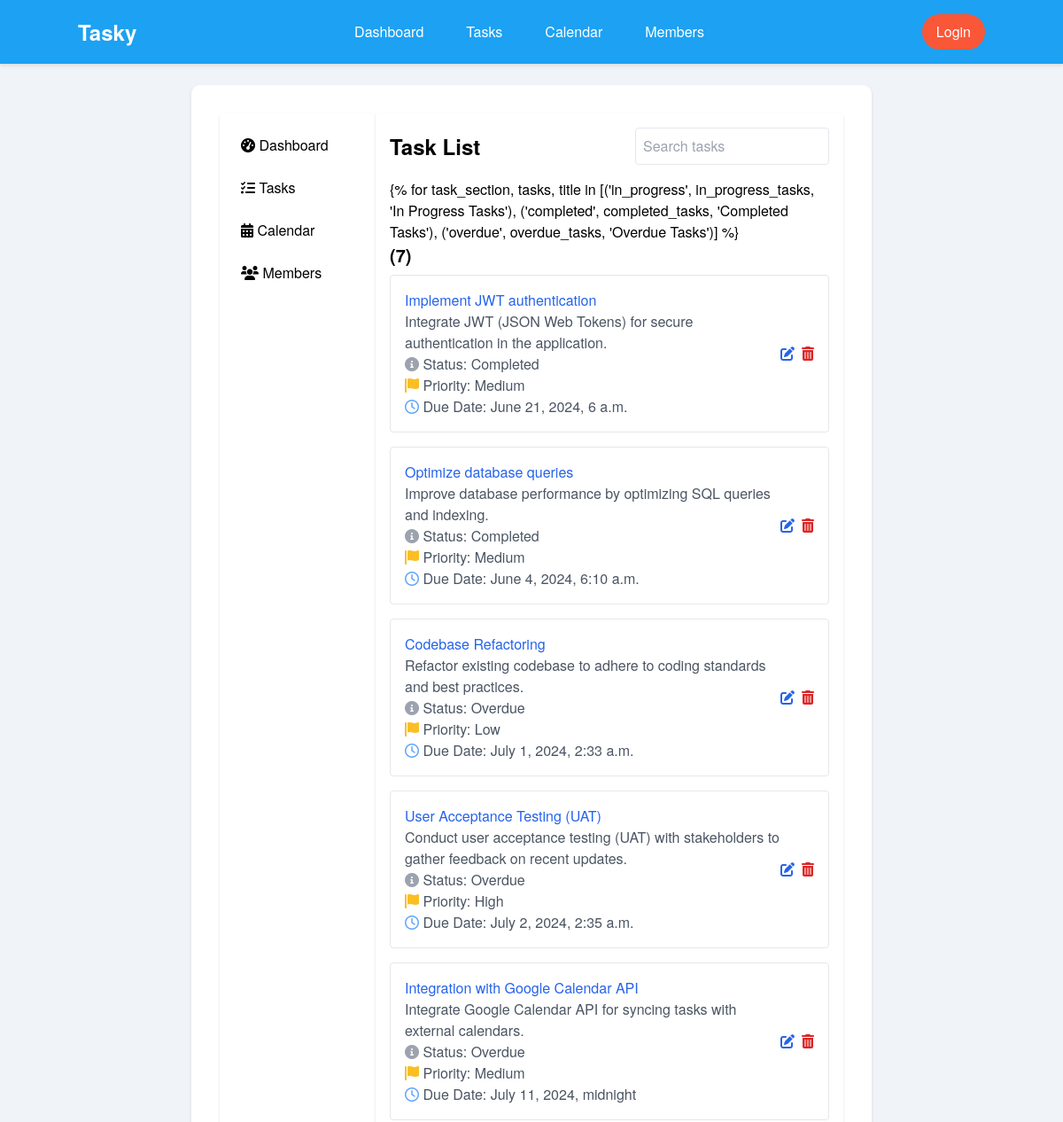
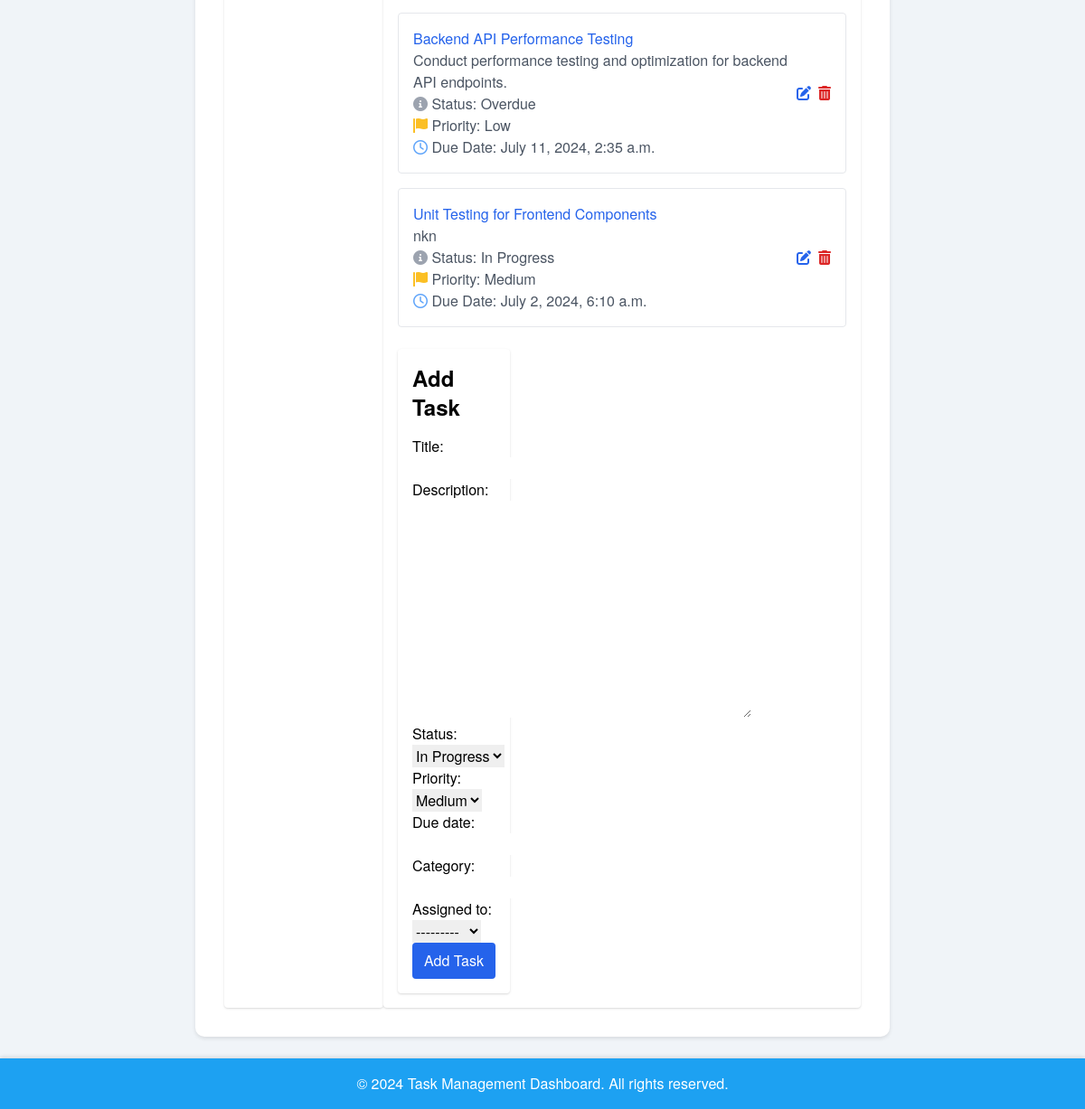
The page / on the database its author committed (2 pictures, top to bottom).
### tasks/models.py (models this page shows, shortened)
class Task(models.Model):
    STATUS_CHOICES = [
        ('In Progress', 'In Progress'),
        ('Completed', 'Completed'),
        ('Overdue', 'Overdue'),
    ]
    PRIORITY_CHOICES = [
        ('Low', 'Low'),
        ('Medium', 'Medium'),
        ('High', 'High'),
    ]
    title = models.CharField(max_length=200)
    description = models.TextField()
    status = models.CharField(max_length=20, choices=STATUS_CHOICES, default='In Progress')
    priority = models.CharField(max_length=20, choices=PRIORITY_CHOICES, default='Medium')
    due_date = models.DateTimeField()
    category = models.CharField(max_length=100)
    assigned_to = models.ForeignKey(User, on_delete=models.CASCADE)

### tasks/views.py (the view)
# urls.py: path('', TaskListView.as_view(), name='task_list'),
class TaskListView(ListView):
    model = Task
    template_name = 'tasks/task_list.html'
    context_object_name = 'tasks'
    def get_queryset(self):
        return Task.objects.all()
    def get_context_data(self, **kwargs):
        context = super().get_context_data(**kwargs)
        context['in_progress_tasks'] = Task.objects.filter(status='in_progress')
        context['completed_tasks'] = Task.objects.filter(status='completed')
        context['overdue_tasks'] = Task.objects.filter(status='overdue')
        context['form'] = TaskForm()
        return context

### tasks/forms.py
class TaskForm(forms.ModelForm):
    class Meta:
        model = Task
        fields = ['title', 'description', 'status', 'priority', 'due_date', 'category', 'assigned_to']

### tasks/templates/tasks/task_list.html (shortened to what this page needs)
{% extends "base.html" %}
{% block content %}
<div class="flex flex-wrap">
    <aside class="w-full md:w-1/4 p-4 bg-white rounded shadow mb-4 md:mb-0">
        <ul class="space-y-2">
            <li><a href="{% url 'dashboard' %}" class="block p-2 hover:bg-gray-200"><i class="fas fa-tachometer-alt"></i> Dashboard</a></li>
            <li><a href="{% url 'task_list' %}" class="block p-2 hover:bg-gray-200"><i class="fas fa-tasks"></i> Tasks</a></li>
            <li><a href="{% url 'calendar' %}" class="block p-2 hover:bg-gray-200"><i class="fas fa-calendar-alt"></i> Calendar</a></li>
            <li><a href="{% url 'members' %}" class="block p-2 hover:bg-gray-200"><i class="fas fa-users"></i> Members</a></li>
        </ul>
    </aside>
    <div class="w-full md:w-3/4 p-4 bg-white rounded shadow mb-4 md:mb-0">
        <div class="flex justify-between items-center mb-4">
            <h2 class="text-2xl font-bold">Task List</h2>
            <input type="text" id="search" placeholder="Search tasks" class="p-2 border rounded" oninput="searchTasks()">
        </div>
        <div>
            {% for task_section, tasks, title in [('in_progress', in_progress_tasks, 'In Progress Tasks'),
                                                  ('completed', completed_tasks, 'Completed Tasks'),
                                                  ('overdue', overdue_tasks, 'Overdue Tasks')] %}
                <div id="{{ task_section }}-container">
                    <h3 class="text-xl font-semibold mb-2">{{ title }} ({{ tasks|length }})</h3>
                    <ul class="space-y-4 mb-6" id="{{ task_section }}-tasks">
                        {% for task in tasks %}
                            <li class="task-item border p-4 rounded flex justify-between items-center">
                                <div>
                                    <a href="{% url 'task_detail' task.id %}" class="text-blue-600 hover:underline">{{ task.title }}</a>
                                    <p class="task-description text-gray-600">{{ task.description }}</p>
                                    <p class="text-gray-600"><i class="fas fa-info-circle text-gray-400"></i> Status: {{ task.get_status_display }}</p>
                                    <p class="text-gray-600"><i class="fas fa-flag text-yellow-400"></i> Priority: {{ task.get_priority_display }}</p>
                                    <p class="text-gray-600"><i class="far fa-clock text-blue-400"></i> Due Date: {{ task.due_date }}</p>
                                </div>
                                <div class="flex space-x-2">
                                    <a href="{% url 'task_update' task.id %}" class="text-blue-600 hover:text-blue-800"><i class="fas fa-edit"></i></a>
                                    <a href="{% url 'task_delete' task.id %}" class="text-red-600 hover:text-red-800"><i class="fas fa-trash-alt"></i></a>
                                </div>
                            </li>
                        {% empty %}
                            <li>No {{ task_section }} tasks found.</li>
                    </ul>
                </div>
            {% endfor %}
        </div>
    </div>
    <div class="w-full md:w-1/4 p-4 bg-white rounded shadow">
        <h2 class="text-2xl font-bold mb-4">Add Task</h2>
        <form method="post" action="{% url 'task_create' %}">
            {{ form.as_p }}
            <button type="submit" class="w-full bg-blue-600 text-white p-2 rounded hover:bg-blue-800">Add Task</button>
        </form>
    </div>
</div>
{% endblock %}

### tasks/templates/base.html (shortened to what this page needs)
<!DOCTYPE html>
<html lang="en">
<head>
    <link href="https://cdn.jsdelivr.net/npm/tailwindcss@2.2.19/dist/tailwind.min.css" rel="stylesheet">
    <link rel="stylesheet" href="https://cdnjs.cloudflare.com/ajax/libs/font-awesome/6.0.0-beta3/css/all.min.css">
</head>
<body>
    <header>
        <nav class="navbar p-4 text-white">
            <div class="container mx-auto flex justify-between items-center">
                <h1 class="font-bold">Tasky</h1>
                <div class="nav-links hidden md:flex">
                    <a href="{% url 'dashboard' %}">Dashboard</a>
                    <a href="{% url 'task_list' %}">Tasks</a>
                    <a href="{% url 'calendar' %}">Calendar</a>
                    <a href="{% url 'members' %}">Members</a>
                </div>
                <div class="user-info">
                    {% if user.is_authenticated %}
                        <span>{{ user.username }}</span>
                        <a href="{% url 'logout' %}" class="auth-button">Logout</a>
                    {% else %}
                        <a href="{% url 'login' %}" class="auth-button">Login</a>
                    {% endif %}
                </div>
            </div>
        </nav>
    </header>
    <main class="container mx-auto mt-6 flex flex-wrap">
        <div class="w-full md:w-3/4 mx-auto main-content">
            {% block content %}{% endblock %}
        </div>
    </main>
    <footer class="footer p-4 text-center mt-6">
        <div class="container mx-auto">
            <p>&copy; 2024 Task Management Dashboard. All rights reserved.</p>
        </div>
    </footer>
</body>
</html>

### tasks/templates/base.html (style rules this page uses)
body { font-family: 'Helvetica Neue', Helvetica, Arial, sans-serif; background-color: #f0f4f8; }
.navbar { background-color: #1DA1F2; box-shadow: 0 2px 4px rgba(0, 0, 0, 0.1); }
.navbar h1 { font-size: 1.5rem; color: #ffffff; }
.navbar .nav-links { display: flex; align-items: center; gap: 1rem; }
.navbar .nav-links a { color: #ffffff; text-decoration: none; padding: 0.5rem 1rem; border-radius: 50px; transition: background-color 0.3s ease; }
.navbar .user-info { display: flex; align-items: center; }
.navbar .auth-button { padding: 0.5rem 1rem; border-radius: 50px; transition: background-color 0.3s ease; background-color: #f95738; color: #ffffff; }
.footer { background-color: #1DA1F2; color: #ffffff; box-shadow: 0 -2px 4px rgba(0, 0, 0, 0.1); }
.main-content { background: white; border-radius: 10px; padding: 2rem; box-shadow: 0 2px 4px rgba(0, 0, 0, 0.1); }

### rows shown on the page
Task: title "Implement JWT authentication", description "Integrate JWT (JSON Web Tokens) for secure authentication in the application.", status "Completed", priority "Medium", due_date "June 21, 2024, 6 a.m."
Task: title "Optimize database queries", description "Improve database performance by optimizing SQL queries and indexing.", status "Completed", priority "Medium", due_date "June 4, 2024, 6:10 a.m."
Task: title "Codebase Refactoring", description "Refactor existing codebase to adhere to coding standards and best practices.", status "Overdue", priority "Low", due_date "July 1, 2024, 2:33 a.m."
Task: title "User Acceptance Testing (UAT)", description "Conduct user acceptance testing (UAT) with stakeholders to gather feedback on recent updates.", status "Overdue", priority "High", due_date "July 2, 2024, 2:35 a.m."
Task: title "Integration with Google Calendar API", description "Integrate Google Calendar API for syncing tasks with external calendars.", status "Overdue", priority "Medium", due_date "July 11, 2024, midnight"
Task: title "Backend API Performance Testing", description "Conduct performance testing and optimization for backend API endpoints.", status "Overdue", priority "Low", due_date "July 11, 2024, 2:35 a.m."
Task: title "Unit Testing for Frontend Components", description "nkn", status "In Progress", priority "Medium", due_date "July 2, 2024, 6:10 a.m."

### other values the page prints
{{ tasks|length }} "7"
